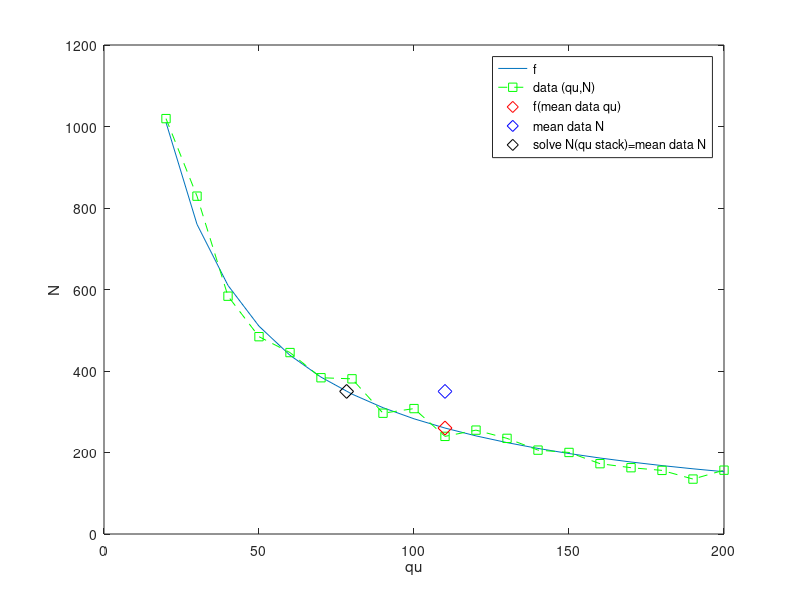

Recreate this plot in MATLAB. (Note: this script raises an error after producing the figure.)
x = 20:10:200;
f = @(qu) 3000./(.1*(qu+10))+10;
y = f(x) + randn(1,numel(x)).*sqrt(f(x));
xmean = mean(x);
ymean = mean(y);
fmean  = f(mean(x));

% Solve
g = @(qu) f(qu) - ymean;
sol = fsolve(g,xmean);
disp(sol)

figure(1)
hf = plot(x,f(x));
hold on
hy=plot(x,y,'LineStyle','--','Marker','s','Color','Green');
hfmean = plot(xmean,fmean,'d','Color','red','MarkerSize',10);
hymean = plot(xmean,ymean,'d','Color','blue','MarkerSize',10);
hsol = plot(sol,ymean,'d','Color','black','MarkerSize',10);
hold off
xlabel('qu');
ylabel('N');
legend([hf hy hfmean hymean hsol],'f','data (qu,N)','f(mean data qu)','mean data N','solve N(qu stack)=mean data N');
PrettyFigureFormat;



